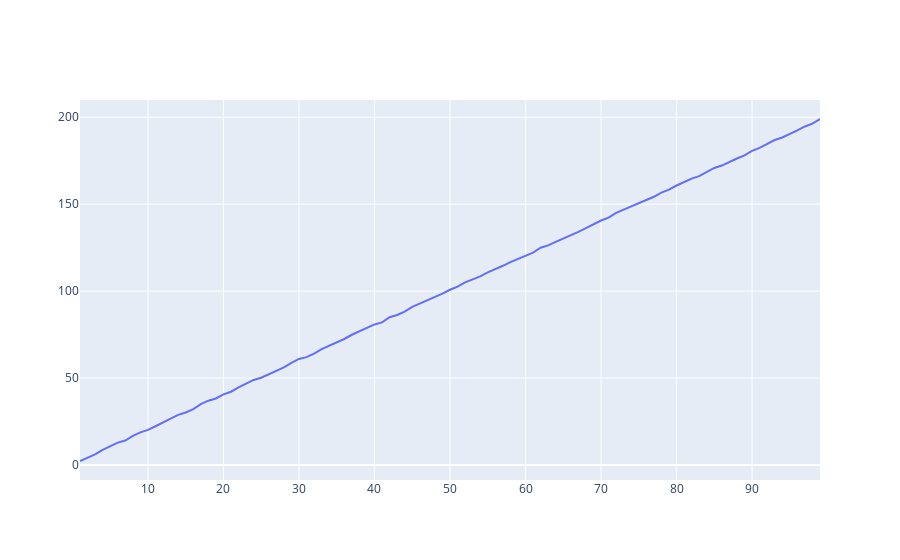

The code cell stored with this chart in its notebook:
### Code cell
# 일반 선형그래프 출력
import plotly.graph_objects as go

fig = go.Figure(data=go.Scatter(x=x, y=time_series))
fig.show()
